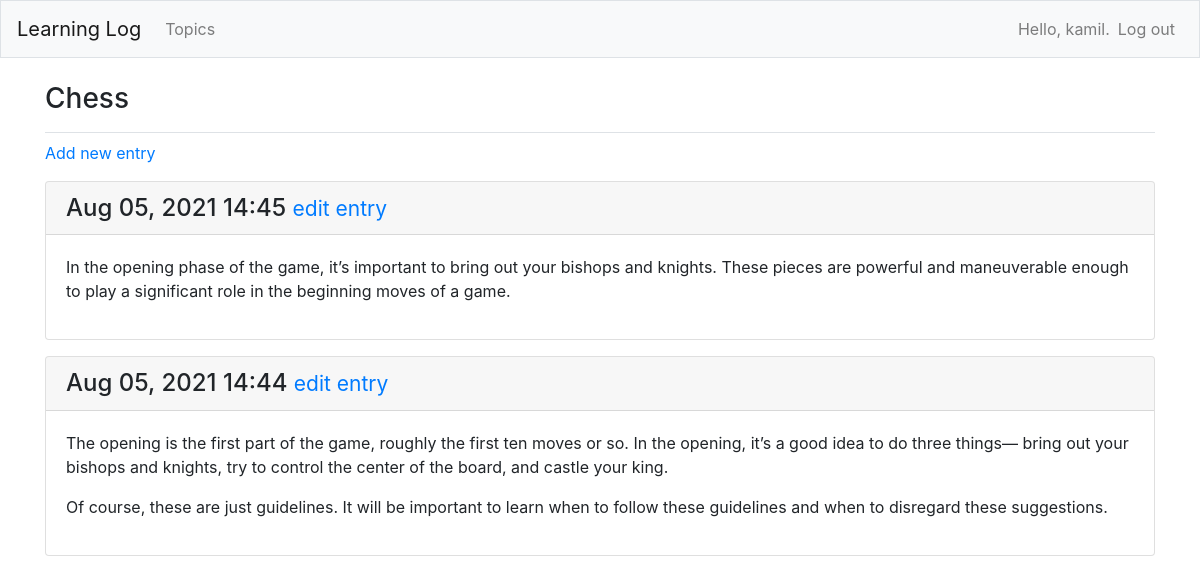
Page /topics/1/ (signed in) on the earlier database version.
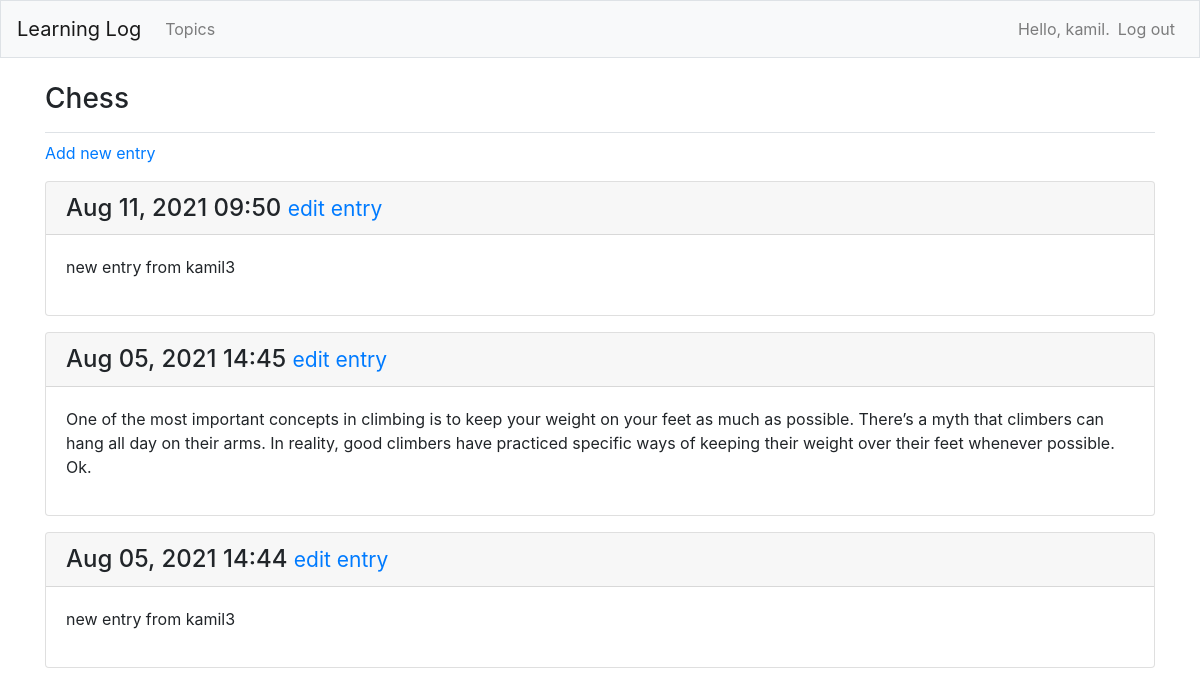
Same page on the later database version.
### learning_logs/models.py (models this page shows, shortened)
class Topic(models.Model):
    text = models.CharField(max_length=200)
    date_added = models.DateTimeField(auto_now_add=True)
    owner = models.ForeignKey(User, on_delete=models.CASCADE)
    def __str__(self):
        return self.text

class Entry(models.Model):
    topic = models.ForeignKey(Topic, on_delete=models.CASCADE)
    text = models.TextField()
    date_added = models.DateTimeField(auto_now_add=True)
    class Meta:
        verbose_name_plural = 'entries'

### learning_logs/views.py (the view)
# urls.py: path('topics/<int:topic_id>/', views.topic, name='topic'),
@login_required
def topic(request, topic_id):
    topic = Topic.objects.get(id=topic_id)
    check_topic_owner(topic, request)
    entries = topic.entry_set.order_by('-date_added')
    context = {'topic': topic, 'entries': entries}
    return render(request, 'learning_logs/topic.html', context)

### learning_logs/views.py (called while the page is built)
def check_topic_owner(topic, request):
    if topic.owner != request.user:
        raise Http404

### learning_logs/templates/learning_logs/topic.html (shortened to what this page needs)
{% extends 'learning_logs/base.html' %}\
{% block page_header %}
    <h3>{{ topic }}</h3>
{% endblock page_header %}
{% block content %}
    <p><a href="{% url 'learning_logs:new_entry' topic.id %}">Add new entry</a></p>
    {% for entry in entries %}
        <div class="card mb-3">
            <h4 class="card-header">
                {{ entry.date_added|date:'M d, Y H:i' }}
                <small>
                    <a href="{% url 'learning_logs:edit_entry' entry.id %}">edit entry</a>
                </small>
            </h4>
            <div class="card-body">{{ entry.text|linebreaks }}</div>
        </div>
    {% empty %}
        <p>There are no entries for this topic yet.</p>
    {% endfor %}
{% endblock %}

### learning_logs/templates/learning_logs/base.html (shortened to what this page needs)
{% load bootstrap4 %}
<!doctype html>
<html lang="eng">
    <head>
        {% bootstrap_css %}
    </head>
    <body>
        <nav class="navbar navbar-expand-md navbar-light bg-light mb-4 border">
            <a class="navbar-brand" href="{% url 'learning_logs:index' %}">Learning Log</a>
            <div class="collapse navbar-collapse" id="navbarCollapse">
                <ul class="navbar-nav mr-auto">
                    <li class="nav-item">
                        <a class="nav-link" href="{% url 'learning_logs:topics' %}">Topics</a>
                    </li>
                </ul>
                <ul class="navbar-nav ml-auto">
                    {% if user.is_authenticated %}
                        <li class="nav-item">
                            <span class="navbar-text">Hello, {{ user.username }}.</span>
                        </li>
                        <li class="nav-item">
                            <a class="nav-link" href="{% url 'users:logout' %}">Log out</a>
                        </li>
                    {% endif %}
                </ul>
            </div>
        </nav>
        <main role="main" class="container">
            <div class="pb-2 mb-2 border-bottom">
                {% block page_header %}{% endblock page_header %}
            </div>
            <div>
                {% block content %}{% endblock content %}
            </div>
        </main>
    </body>
</html>

Differences in the rows shown:
added Entry: date_added "Aug 11, 2021 09:50", text "new entry from kamil3"
changed Entry: text "In the opening phase of the game, it’s important to bring out your bishops and knights. These pieces are powerful and maneu\u0002verable enough to play a significant role in the beginning moves of a game." → "One of the most important concepts in climbing is to keep your weight on your feet as much as possible. There’s a myth that climbers can hang all day on their arms. In reality, good climb\u0002ers have practiced specific ways of keeping their weight over their feet whenever possible. Ok."
changed Entry "Aug 05, 2021 14:44": text "The opening is the first part of the game, roughly the first ten moves or so. In the opening, it’s a good idea to do three things— bring out your bishops and knights, try to control the center of the board, and castle your king. Of course, these are just guidelines. It will be important to learn when to follow these guidelines and when to disregard these suggestions." → "new entry from kamil3"
